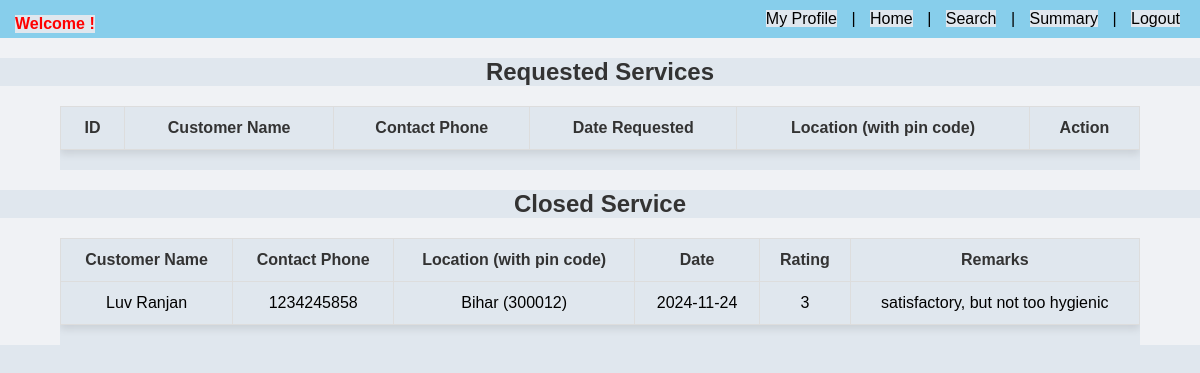
Page /prof_dashboard (signed in) on the earlier database version.
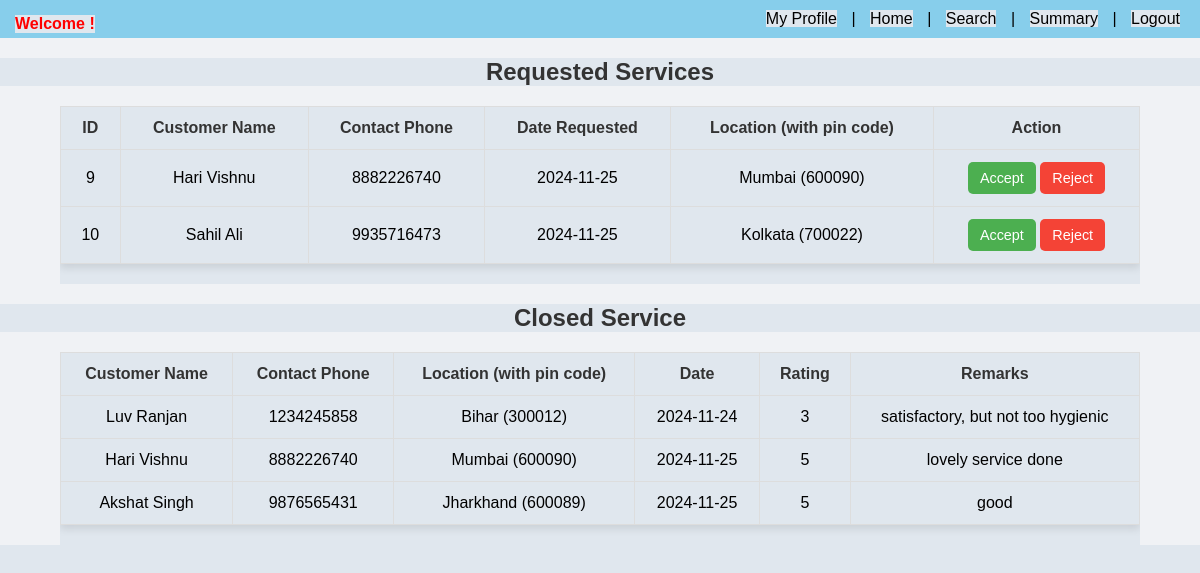
Same page on the later database version.
### backend/models.py (models this page shows)
class Service_req(db.Model):
    __tablename__="service_req"
    id=db.Column(db.Integer,primary_key=True)
    service_id=db.Column(db.Integer, db.ForeignKey("service.id"),nullable=False)
    cust_id=db.Column(db.Integer, db.ForeignKey("user_info.id"),nullable=False)
    prof_id=db.Column(db.Integer, db.ForeignKey("prof_info.id"),nullable=False)
    date_of_req=db.Column(db.DateTime,nullable=False)
    date_of_comp=db.Column(db.DateTime,nullable=True)
    status=db.Column(db.String, nullable=False, default="Pending")
    remarks = db.Column(db.String, nullable=True)
    rating = db.Column(db.Integer, nullable=True)
    service = db.relationship("Service", backref="service_req")
    customer = db.relationship("User_Info", backref="service_req")
    professional = db.relationship("Prof_Info", backref="service_req")

class User_Info(db.Model):
    __tablename__="user_info"
    id=db.Column(db.Integer,primary_key=True)
    email=db.Column(db.String,unique=True,nullable=False)
    password=db.Column(db.String,nullable=False)
    role=db.Column(db.Integer,default=1)
    full_name=db.Column(db.String,nullable=False)
    location=db.Column(db.String,nullable=False)
    pin_code=db.Column(db.Integer,nullable=False)
    user_status=db.Column(db.String,default='approved')
    phone=db.Column(db.Integer,nullable=False, unique=True)

### backend/controllers.py (the view)
@app.route("/prof_dashboard")
def prof_dashboard():
    if "user_id" in session and session.get('role') == 2:
        professional_id = session["user_id"]
        professional = Prof_Info.query.get(professional_id)
        if not professional:
            flash("Professional not found.", "error")
            return redirect(url_for("signin"))
        if professional.prof_status == 'blocked':
            return render_template(
                "blocked_message.html",
                message="Your account has been blocked. Please contact support for further assistance."
            )
        today_services = Service_req.query.filter(
            Service_req.prof_id == professional_id,
            Service_req.status == STATUS_PENDING
        ).all()
        closed_services = db.session.query(
            Service_req.id.label("service_id"),
            User_Info.full_name.label("customer_name"),
            User_Info.phone.label("customer_phone"),
            User_Info.location.label("customer_location"),
            User_Info.pin_code.label("customer_pin_code"),
            Service_req.date_of_comp.label("date_of_completion"),
            Service_req.rating.label("rating"),
            Service_req.remarks.label("remarks")
        ).join(User_Info, User_Info.id == Service_req.cust_id).filter(
            Service_req.prof_id == professional_id,
            Service_req.status == STATUS_CLOSED
        ).all()
        print(professional)  # Add a print statement to print the professional object
        return render_template(
            "prof_dash.html",
            today_services=today_services,
            closed_services=closed_services,
            professional=professional
        )
    else:
        return redirect(url_for("signin"))

### templates/prof_dash.html (shortened to what this page needs)
{% extends "prof_layout.html" %}
{% block content %}
<head>
</head>
<body>
    <h2 class="section-title">Requested Services</h2>
    <div class="table-container">
        <table class="styled-table">
            <thead>
                <tr>
                    <th>ID</th>
                    <th>Customer Name</th>
                    <th>Contact Phone</th>
                    <th>Date Requested</th>
                    <th>Location (with pin code)</th>
                    <th>Action</th>
                </tr>
            </thead>
            <tbody>
                {% for service in today_services %}
                <tr>
                    <td>{{ service.id }}</td>
                    <td>{{ service.customer.full_name }}</td>
                    <td>{{ service.customer.phone if service.customer.phone else 'N/A' }}</td>
                    <td>{{ service.date_of_req.strftime('%Y-%m-%d') }}</td>
                    <td>{{ service.customer.location }} ({{ service.customer.pin_code }})</td>
                    <td>
                        <form action="{{ url_for('accept_service', service_id=service.id) }}" method="POST" class="inline-form">
                            <button type="submit" class="btn accept-btn">Accept</button>
                        </form>
                        <form action="{{ url_for('reject_service', service_id=service.id) }}" method="POST" class="inline-form">
                            <button type="submit" class="btn reject-btn">Reject</button>
                        </form>
                    </td>
                </tr>
                {% endfor %}
            </tbody>
        </table>
    </div>
    <h2 class="section-title">Closed Service</h2>
    <div class="table-container">
        <table class="styled-table">
            <thead>
                <tr>
                    <th>Customer Name</th>
                    <th>Contact Phone</th>
                    <th>Location (with pin code)</th>
                    <th>Date</th>
                    <th>Rating</th>
                    <th>Remarks</th>
                </tr>
            </thead>
            <tbody>
                {% for service in closed_services %}
                <tr>
                    <td>{{ service.customer_name }}</td>
                    <td>{{ service.customer_phone if service.customer_phone else 'N/A' }}</td>
                    <td>{{ service.customer_location }} ({{ service.customer_pin_code }})</td>
                    <td>{{ service.date_of_completion.strftime('%Y-%m-%d') if service.date_of_completion else 'N/A' }}</td>
                    <td>{{ service.rating or 'No Rating' }}</td>
                    <td>{{ service.remarks or 'No Remarks' }}</td>
                </tr>
                {% else %}
                <tr>
                    <td colspan="5">No closed services available.</td>
                </tr>
                {% endfor %}
            </tbody>
        </table>
    </div>
</body>
{% endblock %}

Differences in the rows shown:
added Service_req: id "9", customer.full_name "Hari Vishnu", customer "8882226740", date_of_req "2024-11-25", customer.location "Mumbai", customer.pin_code "600090", shown under "Requested Services"
added Service_req: id "10", customer.full_name "Sahil Ali", customer "9935716473", date_of_req "2024-11-25", customer.location "Kolkata", customer.pin_code "700022", shown under "Requested Services"
added Service_req: customer_name "Hari Vishnu", phone "8882226740", customer_location "Mumbai", customer_pin_code "600090", date_of_completion "2024-11-25", rating "5", remarks "lovely service done", shown under "Closed Service"
added Service_req: customer_name "Akshat Singh", phone "9876565431", customer_location "Jharkhand", customer_pin_code "600089", date_of_completion "2024-11-25", rating "5", remarks "good", shown under "Closed Service"
